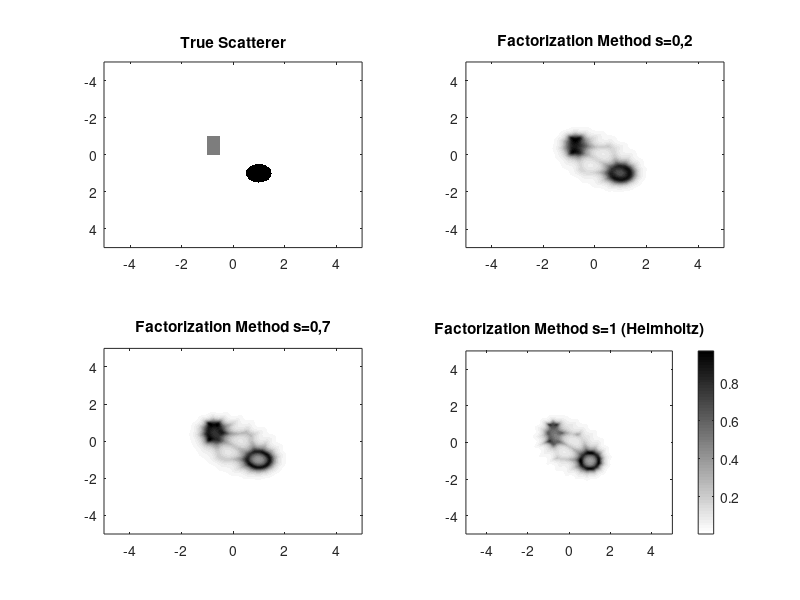

MATLAB code to generate this figure: (Note: this script raises an error after producing the figure.)

% Plot reconstruction of the 'cercle+rectangle' inhomogeneity, for
% different values of s

%% True scatterer : cercle+rectangle
inhom = @(x,y) 20 * ( (x-1).^2 + (y-1).^2 <= 0.25) + ...
   10* ((-1 <= x)& (x <= -0.5) & (-1 <= y)& (y<=0));
%% Parameters
Nx = 401;
xmax = 5;
x = linspace(-xmax,xmax, Nx);
M = inhom(x,x');
Mn = M/max(M(:));

%% Figure
hFig = figure;

ax1 = subplot(2, 2, 1);  
imagesc(x,x,Mn);
colormap(gca, 1-gray);   
title('True Scatterer');

ax2 = subplot(2, 2, 2);  
p1 = load('FM_cercle+rectangle_s=0,2_Ninc=72_k=5.mat');
norm1 = max(abs(p1.W(:)));
contourf(x, x, flipud(p1.W./norm1), 30, 'LineColor', 'none');
colormap(ax2,1-gray)
title('Factorization Method s=0,2');


ax3 = subplot(2, 2, 3);  
p2 = load('FM_cercle+rectangle_s=0,7_Ninc=72_k=5.mat');
norm2 = max(abs(p2.W(:)));
contourf(x, x, flipud(p2.W./norm2), 30, 'LineColor', 'none');
colormap(ax3,1-gray)
title('Factorization Method s=0,7');


ax4 = subplot(2, 2, 4); % third row right
p3 = load('FM_cercle+rectangle_s=1_Ninc=72_k=5.mat');
norm5 = max(abs(p3.W(:)));
contourf(x, x, flipud(p3.W./norm5), 30, 'LineColor', 'none');
colormap(ax4,1-gray)
title('Factorization Method s=1 (Helmholtz)')

cb = colorbar(ax4);
cb.Position(1) = ax4.Position(1) + ax4.Position(3) + 0.01;
cb.Position(2) = ax3.Position(2);
cb.Position(4) = ax2.Position(2) + ax2.Position(4) - ax3.Position(2);

%filename = sprintf('fig_cercle+rectangle.png');
%exportgraphics(hFig, filename, 'Resolution', 300);
